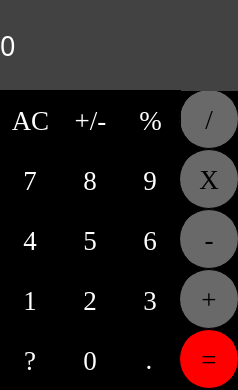
<?xml version="1.0" encoding="UTF-8"?>
<ui version="4.0">
 <class>SecondWindow</class>
 <widget class="QDialog" name="SecondWindow">
  <property name="geometry">
   <rect>
    <x>0</x>
    <y>0</y>
    <width>238</width>
    <height>390</height>
   </rect>
  </property>
  <property name="windowTitle">
   <string>Calculator</string>
  </property>
  <widget class="QLabel" name="result_show">
   <property name="geometry">
    <rect>
     <x>0</x>
     <y>0</y>
     <width>241</width>
     <height>91</height>
    </rect>
   </property>
   <property name="font">
    <font>
     <family>Yu Gothic UI Light</family>
     <pointsize>20</pointsize>
     <strikeout>false</strikeout>
     <kerning>true</kerning>
    </font>
   </property>
   <property name="mouseTracking">
    <bool>false</bool>
   </property>
   <property name="layoutDirection">
    <enum>Qt::RightToLeft</enum>
   </property>
   <property name="styleSheet">
    <string notr="true">QLabel{
	background-color: rgb(66, 66, 66);
	border-right: 2px;

	color:white;

	qproperty-alignment: 'AlignVCenter | AlignRight';
	
}

</string>
   </property>
   <property name="text">
    <string>0</string>
   </property>
   <property name="margin">
    <number>8</number>
   </property>
  </widget>
  <widget class="QPushButton" name="pushButton_7">
   <property name="geometry">
    <rect>
     <x>0</x>
     <y>150</y>
     <width>60</width>
     <height>60</height>
    </rect>
   </property>
   <property name="font">
    <font>
     <family>Times New Roman</family>
     <pointsize>20</pointsize>
    </font>
   </property>
   <property name="styleSheet">
    <string notr="true">QPushButton {
	
	color:white;
	border: 1px solid black;
	
}

QPushButton:pressed {
	background-color: DimGrey;
	border-radius: 30px;
}

</string>
   </property>
   <property name="text">
    <string>7</string>
   </property>
  </widget>
  <widget class="QPushButton" name="pushButton_plus_minus">
   <property name="geometry">
    <rect>
     <x>60</x>
     <y>90</y>
     <width>61</width>
     <height>61</height>
    </rect>
   </property>
   <property name="font">
    <font>
     <family>Times New Roman</family>
     <pointsize>20</pointsize>
    </font>
   </property>
   <property name="styleSheet">
    <string notr="true">QPushButton {
	
	color:white;
	border: 1px solid black;
	
}

QPushButton:pressed {
background-color: DimGrey;
	border-radius: 30px;
}

</string>
   </property>
   <property name="text">
    <string>+/-</string>
   </property>
  </widget>
  <widget class="QPushButton" name="pushButton_3">
   <property name="geometry">
    <rect>
     <x>120</x>
     <y>270</y>
     <width>60</width>
     <height>60</height>
    </rect>
   </property>
   <property name="font">
    <font>
     <family>Times New Roman</family>
     <pointsize>20</pointsize>
    </font>
   </property>
   <property name="styleSheet">
    <string notr="true">QPushButton {
	
	color:white;
	border: 1px solid black;
	
}

QPushButton:pressed {
	background-color: DimGrey;
	border-radius: 30px;
}

</string>
   </property>
   <property name="text">
    <string>3</string>
   </property>
  </widget>
  <widget class="QFrame" name="frame">
   <property name="geometry">
    <rect>
     <x>-1</x>
     <y>-1</y>
     <width>241</width>
     <height>391</height>
    </rect>
   </property>
   <property name="styleSheet">
    <string notr="true">background-color:rgb(0, 0, 0);</string>
   </property>
   <property name="frameShape">
    <enum>QFrame::StyledPanel</enum>
   </property>
   <property name="frameShadow">
    <enum>QFrame::Raised</enum>
   </property>
   <widget class="QPushButton" name="pushButton_ravno">
    <property name="geometry">
     <rect>
      <x>180</x>
      <y>330</y>
      <width>60</width>
      <height>60</height>
     </rect>
    </property>
    <property name="font">
     <font>
      <family>Times New Roman</family>
      <pointsize>20</pointsize>
     </font>
    </property>
    <property name="styleSheet">
     <string notr="true">QPushButton {
	background-color:red;
	color:Seashell4;
	border: 1px solid black;
	border-radius: 30px;
	
}

QPushButton:pressed {
	background-color: white;
	border-radius: 30px;
}

</string>
    </property>
    <property name="text">
     <string>=</string>
    </property>
   </widget>
   <widget class="QPushButton" name="pushButton_dot">
    <property name="geometry">
     <rect>
      <x>120</x>
      <y>330</y>
      <width>60</width>
      <height>60</height>
     </rect>
    </property>
    <property name="font">
     <font>
      <family>Times New Roman</family>
      <pointsize>20</pointsize>
     </font>
    </property>
    <property name="styleSheet">
     <string notr="true">QPushButton {
	
	color:white;
	border: 1px solid black;
	
}

QPushButton:pressed {
	background-color: DimGrey;
	border-radius: 30px;
}

</string>
    </property>
    <property name="text">
     <string>.</string>
    </property>
   </widget>
   <widget class="QPushButton" name="pushButton_mult">
    <property name="geometry">
     <rect>
      <x>180</x>
      <y>150</y>
      <width>60</width>
      <height>60</height>
     </rect>
    </property>
    <property name="font">
     <font>
      <family>Times New Roman</family>
      <pointsize>20</pointsize>
     </font>
    </property>
    <property name="styleSheet">
     <string notr="true">QPushButton {
	background-color:DimGrey;
	color:Seashell4;
	border: 1px solid black;
	border-radius: 30px;
	
}

QPushButton:pressed {
	background-color: white;
	border-radius: 30px;
}

</string>
    </property>
    <property name="text">
     <string>X</string>
    </property>
   </widget>
   <widget class="QPushButton" name="pushButton_minus">
    <property name="geometry">
     <rect>
      <x>180</x>
      <y>210</y>
      <width>60</width>
      <height>60</height>
     </rect>
    </property>
    <property name="font">
     <font>
      <family>Times New Roman</family>
      <pointsize>20</pointsize>
     </font>
    </property>
    <property name="styleSheet">
     <string notr="true">QPushButton {
	background-color:DimGrey;
	color:Seashell4;
	border: 1px solid black;
	border-radius: 30px;
	
}

QPushButton:pressed {
	background-color: white;
	border-radius: 30px;
}

</string>
    </property>
    <property name="text">
     <string>-</string>
    </property>
   </widget>
   <widget class="QPushButton" name="pushButton_plus">
    <property name="geometry">
     <rect>
      <x>180</x>
      <y>270</y>
      <width>60</width>
      <height>60</height>
     </rect>
    </property>
    <property name="font">
     <font>
      <family>Times New Roman</family>
      <pointsize>20</pointsize>
     </font>
    </property>
    <property name="styleSheet">
     <string notr="true">QPushButton {
	background-color:DimGrey;
	color:Seashell4;
	border: 1px solid black;
	border-radius: 30px;
	
}

QPushButton:pressed {
	background-color: white;
	border-radius: 30px;
}

</string>
    </property>
    <property name="text">
     <string>+</string>
    </property>
   </widget>
   <widget class="QPushButton" name="pushButton_delenie">
    <property name="geometry">
     <rect>
      <x>180</x>
      <y>90</y>
      <width>60</width>
      <height>60</height>
     </rect>
    </property>
    <property name="font">
     <font>
      <family>Times New Roman</family>
      <pointsize>20</pointsize>
     </font>
    </property>
    <property name="styleSheet">
     <string notr="true">QPushButton {
	background-color:DimGrey;
	color:Seashell4;
	border: 1px solid black;
	border-radius: 30px;
	
}

QPushButton:pressed {
	background-color: white;
	border-radius: 30px;
}

</string>
    </property>
    <property name="text">
     <string>/</string>
    </property>
   </widget>
  </widget>
  <widget class="QPushButton" name="pushButton_9">
   <property name="geometry">
    <rect>
     <x>120</x>
     <y>150</y>
     <width>60</width>
     <height>60</height>
    </rect>
   </property>
   <property name="font">
    <font>
     <family>Times New Roman</family>
     <pointsize>20</pointsize>
    </font>
   </property>
   <property name="styleSheet">
    <string notr="true">QPushButton {
	
	color:white;
	border: 1px solid black;
	
}

QPushButton:pressed {
	background-color: DimGrey;
	border-radius: 30px;
}

</string>
   </property>
   <property name="text">
    <string>9</string>
   </property>
  </widget>
  <widget class="QPushButton" name="pushButton_2">
   <property name="geometry">
    <rect>
     <x>60</x>
     <y>270</y>
     <width>60</width>
     <height>60</height>
    </rect>
   </property>
   <property name="font">
    <font>
     <family>Times New Roman</family>
     <pointsize>20</pointsize>
    </font>
   </property>
   <property name="styleSheet">
    <string notr="true">QPushButton {
	
	color:white;
	border: 1px solid black;
	
}

QPushButton:pressed {
	background-color: DimGrey;
	border-radius: 30px;
}

</string>
   </property>
   <property name="text">
    <string>2</string>
   </property>
  </widget>
  <widget class="QPushButton" name="pushButton_5">
   <property name="geometry">
    <rect>
     <x>60</x>
     <y>210</y>
     <width>60</width>
     <height>60</height>
    </rect>
   </property>
   <property name="font">
    <font>
     <family>Times New Roman</family>
     <pointsize>20</pointsize>
    </font>
   </property>
   <property name="styleSheet">
    <string notr="true">QPushButton {
	
	color:white;
	border: 1px solid black;
	
}

QPushButton:pressed {
	background-color: DimGrey;
	border-radius: 30px;
}

</string>
   </property>
   <property name="text">
    <string>5</string>
   </property>
  </widget>
  <widget class="QPushButton" name="pushButton">
   <property name="geometry">
    <rect>
     <x>0</x>
     <y>330</y>
     <width>60</width>
     <height>60</height>
    </rect>
   </property>
   <property name="font">
    <font>
     <family>Times New Roman</family>
     <pointsize>20</pointsize>
    </font>
   </property>
   <property name="styleSheet">
    <string notr="true">QPushButton {
	
	color:white;
	border: 1px solid black;
	
}

QPushButton:pressed {
	background-color: DimGrey;
	border-radius: 30px;
}

</string>
   </property>
   <property name="text">
    <string>?</string>
   </property>
  </widget>
  <widget class="QPushButton" name="pushButton_6">
   <property name="geometry">
    <rect>
     <x>120</x>
     <y>210</y>
     <width>60</width>
     <height>60</height>
    </rect>
   </property>
   <property name="font">
    <font>
     <family>Times New Roman</family>
     <pointsize>20</pointsize>
    </font>
   </property>
   <property name="styleSheet">
    <string notr="true">QPushButton {
	
	color:white;
	border: 1px solid black;
	
}

QPushButton:pressed {
	background-color: DimGrey;
	border-radius: 30px;
}

</string>
   </property>
   <property name="text">
    <string>6</string>
   </property>
  </widget>
  <widget class="QPushButton" name="pushButton_1">
   <property name="geometry">
    <rect>
     <x>0</x>
     <y>270</y>
     <width>60</width>
     <height>60</height>
    </rect>
   </property>
   <property name="font">
    <font>
     <family>Times New Roman</family>
     <pointsize>20</pointsize>
    </font>
   </property>
   <property name="styleSheet">
    <string notr="true">QPushButton {
	
	color:white;
	border: 1px solid black;
	
}

QPushButton:pressed {
	background-color: DimGrey;
	border-radius: 30px;
}

</string>
   </property>
   <property name="text">
    <string>1</string>
   </property>
  </widget>
  <widget class="QPushButton" name="pushButton_8">
   <property name="geometry">
    <rect>
     <x>60</x>
     <y>150</y>
     <width>60</width>
     <height>60</height>
    </rect>
   </property>
   <property name="font">
    <font>
     <family>Times New Roman</family>
     <pointsize>20</pointsize>
    </font>
   </property>
   <property name="styleSheet">
    <string notr="true">QPushButton {
	
	color:white;
	border: 1px solid black;
	
}

QPushButton:pressed {
	background-color: DimGrey;
	border-radius: 30px;
}

</string>
   </property>
   <property name="text">
    <string>8</string>
   </property>
  </widget>
  <widget class="QPushButton" name="pushButton_0">
   <property name="geometry">
    <rect>
     <x>60</x>
     <y>330</y>
     <width>60</width>
     <height>60</height>
    </rect>
   </property>
   <property name="font">
    <font>
     <family>Times New Roman</family>
     <pointsize>20</pointsize>
    </font>
   </property>
   <property name="styleSheet">
    <string notr="true">QPushButton {
	
	color:white;
	border: 1px solid black;
	
}

QPushButton:pressed {
	background-color: DimGrey;
	border-radius: 30px;
}

</string>
   </property>
   <property name="text">
    <string>0</string>
   </property>
  </widget>
  <widget class="QPushButton" name="pushButton_4">
   <property name="geometry">
    <rect>
     <x>0</x>
     <y>210</y>
     <width>60</width>
     <height>60</height>
    </rect>
   </property>
   <property name="font">
    <font>
     <family>Times New Roman</family>
     <pointsize>20</pointsize>
    </font>
   </property>
   <property name="styleSheet">
    <string notr="true">QPushButton {
	
	color:white;
	border: 1px solid black;
	
}

QPushButton:pressed {
	background-color: DimGrey;
	border-radius: 30px;
}

</string>
   </property>
   <property name="text">
    <string>4</string>
   </property>
  </widget>
  <widget class="QPushButton" name="pushButton_procent">
   <property name="geometry">
    <rect>
     <x>120</x>
     <y>90</y>
     <width>61</width>
     <height>61</height>
    </rect>
   </property>
   <property name="font">
    <font>
     <family>Times New Roman</family>
     <pointsize>20</pointsize>
    </font>
   </property>
   <property name="styleSheet">
    <string notr="true">QPushButton {
	
	color:white;
	border: 1px solid black;
	
}

QPushButton:pressed {
background-color: DimGrey;
	border-radius: 30px;
}

</string>
   </property>
   <property name="text">
    <string>%</string>
   </property>
  </widget>
  <widget class="QPushButton" name="pushButton_clear">
   <property name="geometry">
    <rect>
     <x>0</x>
     <y>90</y>
     <width>61</width>
     <height>61</height>
    </rect>
   </property>
   <property name="font">
    <font>
     <family>Times New Roman</family>
     <pointsize>20</pointsize>
    </font>
   </property>
   <property name="styleSheet">
    <string notr="true">QPushButton {
	
	color:white;
	border: 1px solid black;
	
}

QPushButton:pressed {
background-color: DimGrey;
	border-radius: 30px;
}

</string>
   </property>
   <property name="text">
    <string>AC</string>
   </property>
  </widget>
  <zorder>frame</zorder>
  <zorder>result_show</zorder>
  <zorder>pushButton_7</zorder>
  <zorder>pushButton_plus_minus</zorder>
  <zorder>pushButton_3</zorder>
  <zorder>pushButton_9</zorder>
  <zorder>pushButton_2</zorder>
  <zorder>pushButton_5</zorder>
  <zorder>pushButton</zorder>
  <zorder>pushButton_6</zorder>
  <zorder>pushButton_1</zorder>
  <zorder>pushButton_8</zorder>
  <zorder>pushButton_0</zorder>
  <zorder>pushButton_4</zorder>
  <zorder>pushButton_procent</zorder>
  <zorder>pushButton_clear</zorder>
 </widget>
 <resources/>
 <connections/>
</ui>
